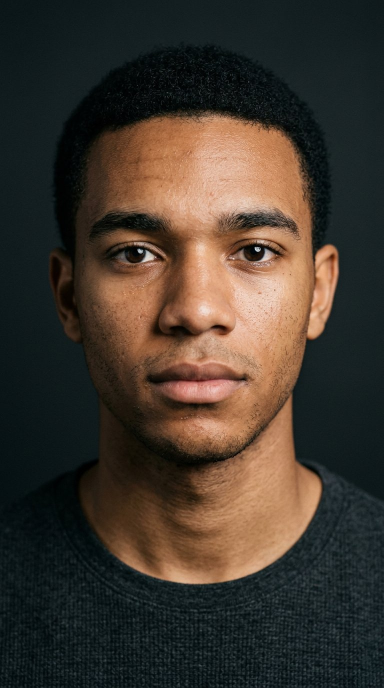
#> input picture sample/portrait.jpg, 768 x 1376 px (shown at 1/2 size)
$ python samplegen.py
#> lines starting #> are read from the running program, lines starting #| are printed output that depends on the picture
### config.py
# SPDX-License-Identifier: Apache-2.0
# Originally part of SENTINEL, Copyright 2026 Dev Parth.
# Modified 2026 by Abdul Majid Jamil for DEEPGUARD AI (see DERIVATION.md).
"""Runtime configuration for the DEEPGUARD AI deepfake-detection stack."""

from __future__ import annotations

import os
from pathlib import Path

APP_NAME = "DEEPGUARD AI"
APP_FULL_NAME = "DEEPGUARD AI – AI-Powered Deepfake Detection"
APP_DEVELOPER = "Abdul Majid Jamil"
VERSION = "2.0.0"


def _bool(name: str, default: bool = False) -> bool:
    raw = os.getenv(name)
    if raw is None:
        return default
    return raw.strip().lower() in {"1", "true", "yes", "on"}


def _csv(name: str, default: str = "") -> list[str]:
    raw = os.getenv(name, default).strip()
    if raw in {"", "*"}:
        return ["*"]
    return [part.strip() for part in raw.split(",") if part.strip()]


ROOT = Path(__file__).resolve().parent
DATA_DIR = Path(os.getenv("DEEPGUARD_DATA_DIR", str(ROOT / "data"))).resolve()
UPLOAD_DIR = DATA_DIR / "uploads"
RESULT_DIR = DATA_DIR / "results"
THUMB_DIR = DATA_DIR / "thumbs"
WEIGHTS_DIR = ROOT / "weights"
WEB_DIR = ROOT / "web"
SAMPLE_DIR = ROOT / "sample"

for _p in (UPLOAD_DIR, RESULT_DIR, THUMB_DIR, WEIGHTS_DIR, SAMPLE_DIR, DATA_DIR):
    _p.mkdir(parents=True, exist_ok=True)

REDIS_URL = os.getenv("REDIS_URL", "redis://127.0.0.1:6379/0")
REDIS_HOST = os.getenv("REDIS_HOST", "127.0.0.1")
REDIS_PORT = int(os.getenv("REDIS_PORT", "6379"))

API_HOST = os.getenv("API_HOST", "127.0.0.1")
API_PORT = int(os.getenv("API_PORT", "8000"))

# 30–40 frames is the paper range; 32 is a clean power-of-two default.
SEQ_LEN = int(os.getenv("SEQ_LEN", "32"))
FACE_SIZE = 224
MIN_FACES = 4  # fewer aligned faces than this cannot be classified
SPATIAL_BATCH = int(os.getenv("SPATIAL_BATCH", "4"))
MAX_UPLOAD_MB = int(os.getenv("MAX_UPLOAD_MB", "120"))
JOB_TTL_SECONDS = int(os.getenv("JOB_TTL_SECONDS", "86400"))
UPLOAD_TTL_SECONDS = int(os.getenv("UPLOAD_TTL_SECONDS", "3600"))

BACKBONE = os.getenv("BACKBONE", "resnext50")  # resnext50 | efficientnet_b3 | resnet18
_WEIGHTS_RAW = Path(os.getenv("WEIGHTS_PATH", str(WEIGHTS_DIR / "deepfake_detector.pth")))
WEIGHTS_PATH = _WEIGHTS_RAW if _WEIGHTS_RAW.is_absolute() else (ROOT / _WEIGHTS_RAW)
YUNET_PATH = WEIGHTS_DIR / "face_detection_yunet_2023mar.onnx"
EVAL_REPORT_PATH = WEIGHTS_DIR / "eval_report.json"

DEVICE = os.getenv("DEVICE", "cpu").strip().lower()  # cpu | cuda | auto
TORCH_THREADS = int(os.getenv("TORCH_THREADS", "1"))
# Load ImageNet weights for the spatial extractor (downloads once from torchvision).
PRETRAINED_BACKBONE = _bool("PRETRAINED_BACKBONE", True)

ALLOWED_VIDEO_EXT = {".mp4", ".mov", ".avi", ".mkv", ".webm", ".m4v"}
ALLOWED_MIME_PREFIXES = ("video/",)
# Browsers/clients sometimes send these for video uploads.
ALLOWED_GENERIC_MIME = {"application/octet-stream", "binary/octet-stream", "application/mp4"}

# --- security ---------------------------------------------------------------
ENVIRONMENT = os.getenv("ENVIRONMENT", "development").strip().lower()
IS_PRODUCTION = ENVIRONMENT in {"prod", "production"}
API_KEY = os.getenv("API_KEY", "").strip()
CORS_ORIGINS = _csv("CORS_ORIGINS", "*")
TRUSTED_HOSTS = [h for h in _csv("TRUSTED_HOSTS", "") if h != "*"]
TRUST_PROXY = _bool("TRUST_PROXY", False)
ENABLE_DOCS = _bool("ENABLE_DOCS", not IS_PRODUCTION)
DELETE_UPLOAD_AFTER = _bool("DELETE_UPLOAD_AFTER", IS_PRODUCTION)
# Never enable for untrusted checkpoints (torch pickle can execute code).
# SENTINEL_ALLOW_PICKLE is the legacy name and is still honoured.
ALLOW_PICKLE_WEIGHTS = _bool("DEEPGUARD_ALLOW_PICKLE", _bool("SENTINEL_ALLOW_PICKLE", False))
CSP_POLICY = os.getenv("CSP_POLICY", "").strip()

MAX_VIDEO_SECONDS = int(os.getenv("MAX_VIDEO_SECONDS", "180"))
MAX_VIDEO_PIXELS = int(os.getenv("MAX_VIDEO_PIXELS", str(4096 * 4096)))
MAX_DECODE_FRAMES = int(os.getenv("MAX_DECODE_FRAMES", "14400"))

DETECT_RATE = int(os.getenv("DETECT_RATE", "12"))
SAMPLE_RATE = int(os.getenv("SAMPLE_RATE", "6"))
DETECT_WINDOW_S = float(os.getenv("DETECT_WINDOW_S", "60"))
STATUS_RATE = int(os.getenv("STATUS_RATE", "120"))
STATUS_WINDOW_S = float(os.getenv("STATUS_WINDOW_S", "60"))

# Label convention used everywhere: 1 = FAKE (positive / minority), 0 = REAL.
FAKE_LABEL = 1
REAL_LABEL = 0
FOCAL_GAMMA = 2.0
FOCAL_ALPHA = 0.75

IMAGENET_MEAN = (0.485, 0.456, 0.406)
IMAGENET_STD = (0.229, 0.224, 0.225)

DISCLAIMER = (
    "Confidence is the model's score for its own verdict, not a guarantee of factual accuracy. "
    "Automated deepfake detection produces false positives and false negatives; treat this "
    "output as one indicator in a forensic review, not as proof."
)

### samplegen.py
# SPDX-License-Identifier: Apache-2.0
# Originally part of SENTINEL, Copyright 2026 Dev Parth.
# Modified 2026 by Abdul Majid Jamil for DEEPGUARD AI: renamed sample asset (see DERIVATION.md).
"""Build a short synthetic talking-head clip the pipeline can actually detect.

A still portrait is lightly warped, brightness-modulated and zoomed so the
face detector sees a consistent subject while the temporal head has motion
to inspect. Used by the "Run sample" button and health warmup.
"""

from __future__ import annotations

import logging
from pathlib import Path

import cv2
import numpy as np

from config import SAMPLE_DIR

logger = logging.getLogger("deepguard.sample")

SAMPLE_PATH = SAMPLE_DIR / "deepguard_sample.mp4"
PORTRAIT_PATH = SAMPLE_DIR / "portrait.jpg"


def _synthetic_portrait(w: int = 640, h: int = 480) -> np.ndarray:
    """Paint a Haar/YuNet-friendly face if no generated portrait exists."""
    img = np.zeros((h, w, 3), dtype=np.uint8)
    img[:] = (28, 24, 22)
    cv2.rectangle(img, (0, int(h * 0.62)), (w, h), (42, 38, 36), -1)

    cx, cy = w // 2, int(h * 0.46)
    cv2.ellipse(img, (cx, cy + 40), (110, 150), 0, 0, 360, (78, 92, 168), -1)  # hair
    cv2.ellipse(img, (cx, cy), (86, 112), 0, 0, 360, (166, 184, 220), -1)  # face
    cv2.ellipse(img, (cx, cy + 18), (70, 90), 0, 0, 360, (154, 172, 210), -1)

    # brows
    cv2.ellipse(img, (cx - 32, cy - 22), (18, 6), 12, 0, 180, (48, 42, 40), 2)
    cv2.ellipse(img, (cx + 32, cy - 22), (18, 6), -12, 0, 180, (48, 42, 40), 2)
    # eyes
    cv2.ellipse(img, (cx - 30, cy - 8), (16, 10), 0, 0, 360, (245, 245, 245), -1)
    cv2.ellipse(img, (cx + 30, cy - 8), (16, 10), 0, 0, 360, (245, 245, 245), -1)
    cv2.circle(img, (cx - 30, cy - 7), 6, (40, 32, 28), -1)
    cv2.circle(img, (cx + 30, cy - 7), 6, (40, 32, 28), -1)
    cv2.circle(img, (cx - 28, cy - 9), 2, (255, 255, 255), -1)
    cv2.circle(img, (cx + 32, cy - 9), 2, (255, 255, 255), -1)
    # nose
    cv2.line(img, (cx, cy - 4), (cx - 4, cy + 22), (120, 130, 170), 2)
    cv2.line(img, (cx, cy - 4), (cx + 4, cy + 22), (120, 130, 170), 2)
    cv2.ellipse(img, (cx, cy + 24), (10, 6), 0, 0, 180, (120, 130, 170), 2)
    # mouth
    cv2.ellipse(img, (cx, cy + 52), (28, 12), 0, 0, 180, (80, 70, 140), 2)
    cv2.ellipse(img, (cx, cy + 50), (22, 8), 0, 0, 180, (90, 80, 150), -1)
    # ears
    cv2.ellipse(img, (cx - 86, cy + 4), (14, 24), 0, 0, 360, (154, 172, 210), -1)
    cv2.ellipse(img, (cx + 86, cy + 4), (14, 24), 0, 0, 360, (154, 172, 210), -1)
    return img


def _load_base() -> np.ndarray:
    if PORTRAIT_PATH.exists():
        img = cv2.imread(str(PORTRAIT_PATH))
#> img is the input picture: shape (1376, 768, 3); mean B, G, R 46.1, 55.4, 64.8
        if img is not None:
            return cv2.resize(img, (640, 480))
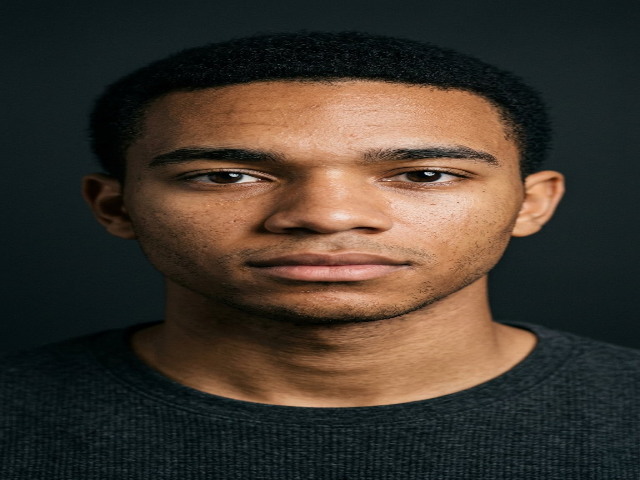
#> returned value: shape (480, 640, 3); mean of channels 0, 1, 2 46, 55.3, 64.7; drawn as B, G, R
    return _synthetic_portrait()


def render_sample(dest: Path = SAMPLE_PATH, seconds: float = 3.2, fps: int = 24) -> Path:
    dest.parent.mkdir(parents=True, exist_ok=True)
    base = _load_base()
    h, w = base.shape[:2]
#> h = 480; w = 640
    n = int(seconds * fps)
    fourcc = cv2.VideoWriter_fourcc(*"mp4v")
    writer = cv2.VideoWriter(str(dest), fourcc, fps, (w, h))
    if not writer.isOpened():
        fourcc = cv2.VideoWriter_fourcc(*"XVID")
        dest = dest.with_suffix(".avi")
        writer = cv2.VideoWriter(str(dest), fourcc, fps, (w, h))
    rng = np.random.default_rng(7)
    for i in range(n):
        t = i / max(n - 1, 1)
        # Slow Ken-Burns zoom + tiny affine jitter (simulates a handheld talking head).
        scale = 1.0 + 0.06 * t
        angle = 1.4 * np.sin(2 * np.pi * t)
        tx = 6 * np.sin(2 * np.pi * t * 1.3)
        ty = 4 * np.cos(2 * np.pi * t * 0.9)
        M = cv2.getRotationMatrix2D((w / 2, h / 2), angle, scale)
        M[0, 2] += tx
        M[1, 2] += ty
        frame = cv2.warpAffine(base, M, (w, h), flags=cv2.INTER_LINEAR, borderMode=cv2.BORDER_REFLECT)
        # Subtle illumination flicker (compression / recapture artefact analogue).
        gain = 1.0 + 0.045 * np.sin(2 * np.pi * t * 3.0)
        frame = np.clip(frame.astype(np.float32) * gain, 0, 255).astype(np.uint8)
        if i % 11 == 0:
            noise = rng.normal(0, 3.5, frame.shape).astype(np.float32)
            frame = np.clip(frame.astype(np.float32) + noise, 0, 255).astype(np.uint8)
        writer.write(frame)
#> this loop made 76 passes
#> pass 1, in render_sample, `frame = cv2.warpAffine(base, M, (w, h), flags=cv2.INTER_LINEAR, border..`:
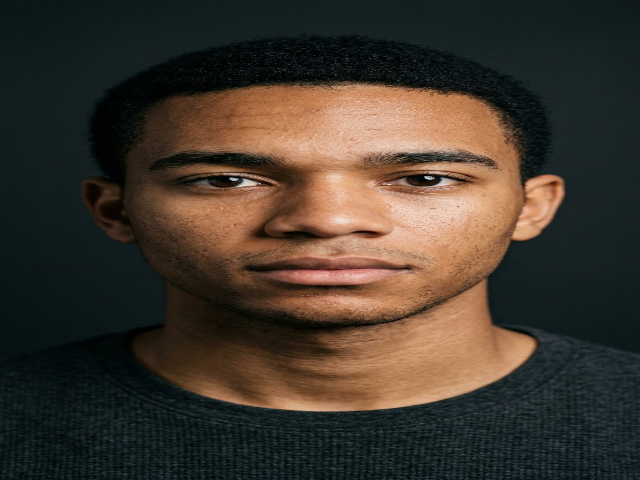
#> frame: shape (480, 640, 3); mean of channels 0, 1, 2 45.9, 55.3, 64.7; drawn as B, G, R
#> after the loop:
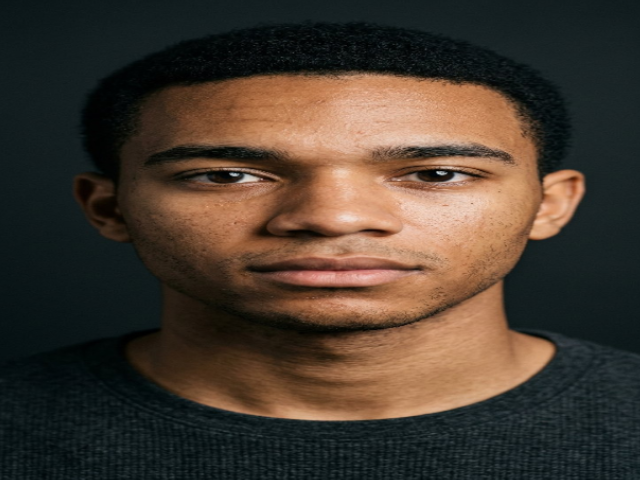
#> frame: shape (480, 640, 3); mean of channels 0, 1, 2 47.8, 58.5, 70.4; drawn as B, G, R
    writer.release()
    logger.info("Wrote sample clip %s (%d frames)", dest, n)
    return dest


def ensure_sample() -> Path:
    if SAMPLE_PATH.exists() and SAMPLE_PATH.stat().st_size > 10_000:
        return SAMPLE_PATH
    avi = SAMPLE_DIR / "deepguard_sample.avi"
    if avi.exists() and avi.stat().st_size > 10_000:
        return avi
    return render_sample()


if __name__ == "__main__":
    logging.basicConfig(level=logging.INFO)
    print(render_sample())
